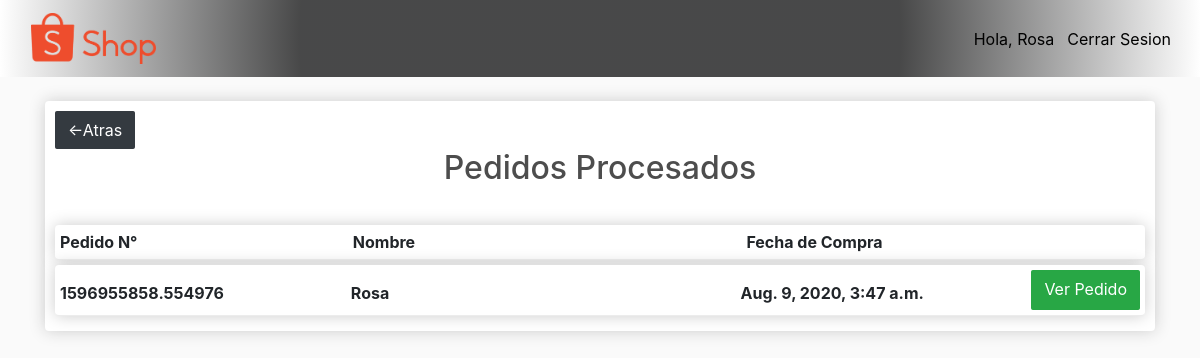
Page /ware/processed_orders/ (signed in) on the earlier database version.
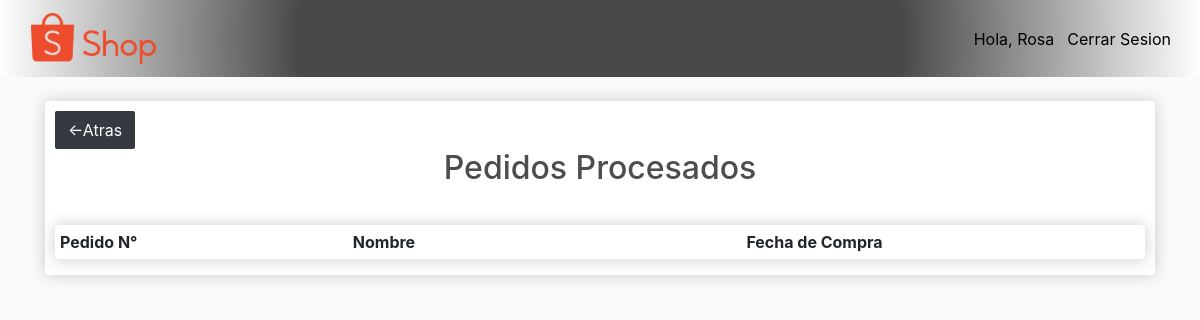
Same page on the later database version.
### store/models.py (models this page shows, shortened)
class Order(models.Model):
    customer = models.ForeignKey(Customer, on_delete=models.SET_NULL, null=True, blank=True)
    date = models.DateTimeField(auto_now_add=True)
    complete = models.BooleanField(default=False)
    transaction_id = models.CharField(max_length=100, null=True)
    processed = models.BooleanField(default=False)

class Customer(models.Model):
    user = models.OneToOneField(User, on_delete=models.CASCADE, null=True, blank=True)
    name = models.CharField(max_length=200, null=True)
    last_name = models.CharField(max_length=200, null=True)
    email = models.EmailField(max_length=254, null=True)
    profile_picture = models.ImageField(blank=False, default="person-circle.png", null=False)
    date_created = models.DateTimeField(auto_now_add=True, null=True)
    def __str__(self):
        return self.name

### ware/decorators.py (the view)
        def wrapper_func(request, *args, **kwargs):
            group = None
            if request.user.groups.exists():
                group = request.user.groups.all()[0].name
            if group in allowed_roles:
                return view_func(request, *args, **kwargs)
            else:
                return HttpResponse('No Tiene los Privilegios para Acceder a esta Pagina!\nQUE LASTIMA!')

### ware/views.py (called while the page is built)
@login_required(login_url='login')
@allowed_users(allowed_roles=['admin', 'employees', 'customers'])
def processed_orders(request):
    group = None
    if request.user.groups.exists():
        group = request.user.groups.all()[0].name
        print(group)
    order = Order.objects.all()
    context = {'orders': order, 'group': group}
    return render(request, 'ware/processed_orders.html', context)

### ware/templates/ware/processed_orders.html (shortened to what this page needs)
{% extends 'ware/main_ware.html' %}
{% load static %}
{% block content %}
<div class="row-orders">
    {% if group == 'customers'%}
    <a class="btn btn-dark" href="{% url 'set_profile' %}">&#8592;Atras</a>
    {% endif %}
    <div class="title"><h2>Pedidos Procesados</h2></div>
    <br>
    <div class="orders-id-list">
        <div class="col-left-title"><strong>Pedido N°</strong></div>
        <div class="col-center-title"><strong>Nombre</strong></div>
        <div class="col-right-title"><strong>Fecha de Compra</strong></div>
    </div>
    {% if orders %}
    {% for order in orders %}
    {% if order.processed == True and order.complete == True %}
    <div class="orders-id-list">
        <div class="col-left-d">
            <div class="center"><strong><p>{{order.transaction_id}}</p></strong></div>
        </div>
        <div class="col-center-d">
            <div class="center"><strong><p>{{order.customer}}</p></strong></div>
        </div>
        <div class="col-right-d">
            <div class="center"><strong><p>{{order.date}}</p></strong></div>
        </div>
        <a class="btn btn-success" href="{% url 'details' order.transaction_id %}" style="float:right">Ver Pedido</a>
    </div>
    {% endif %}
    {% endfor %}
    {% endif %}
</div>
{% endblock content %}

Differences in the rows shown:
removed Order: transaction_id "1596955858.554976", customer "Rosa", date "Aug. 9, 2020, 3:47 a.m."
